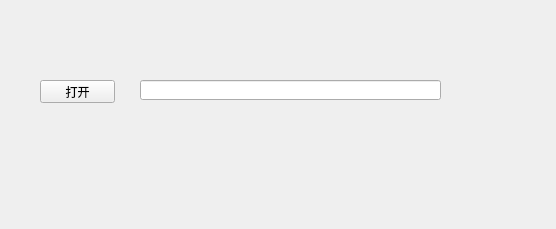
<?xml version="1.0" encoding="UTF-8"?>
<ui version="4.0">
 <class>PointToXML</class>
 <widget class="QWidget" name="PointToXML">
  <property name="geometry">
   <rect>
    <x>0</x>
    <y>0</y>
    <width>556</width>
    <height>229</height>
   </rect>
  </property>
  <property name="windowTitle">
   <string>Form</string>
  </property>
  <widget class="QPushButton" name="openBT">
   <property name="geometry">
    <rect>
     <x>40</x>
     <y>80</y>
     <width>75</width>
     <height>23</height>
    </rect>
   </property>
   <property name="text">
    <string>打开</string>
   </property>
  </widget>
  <widget class="QLineEdit" name="pathLE">
   <property name="geometry">
    <rect>
     <x>140</x>
     <y>80</y>
     <width>301</width>
     <height>20</height>
    </rect>
   </property>
  </widget>
 </widget>
 <resources/>
 <connections/>
</ui>
